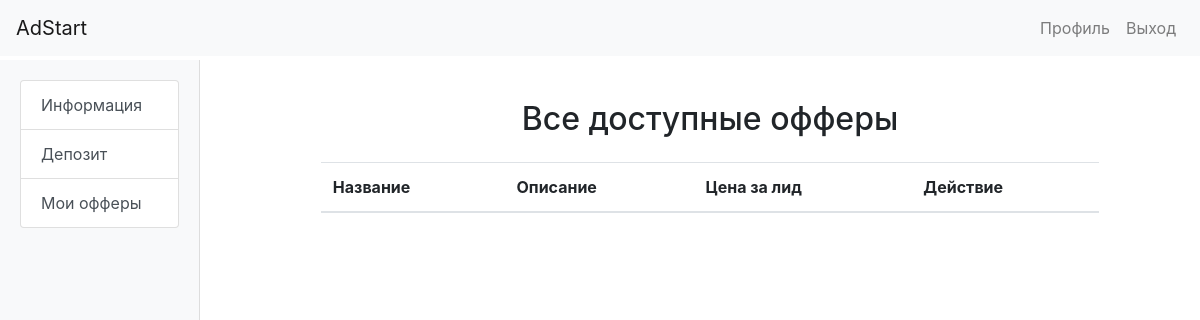
The page /offers/available_offers/ (signed in) on the database as committed earlier.
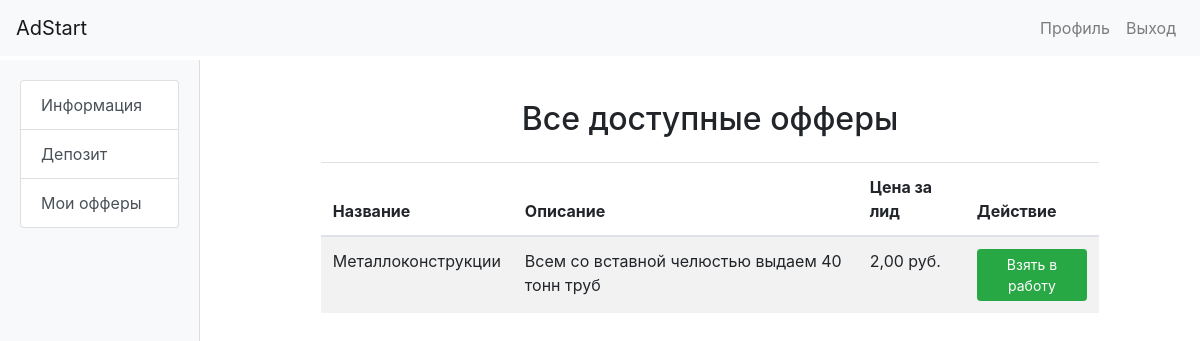
The same page on the database as committed later.
### offers/models.py (models this page shows, shortened)
class Offer(models.Model):
    STATUS_CHOICES = [
        ('registered', 'Регистрация'),
        ('active', 'Активен'),
        ('paused', 'Пауза'),
        ('stopped', 'СТОП'),
    ]
    PUBLIC_STATUS_CHOICES = [
        ('private', 'Закрытый'),
        ('public', 'Публичный'),
    ]
    partner_card = models.ForeignKey(PartnerCard, on_delete=models.CASCADE, related_name='offers')
    logo = models.ImageField(upload_to='offer_logos/', blank=True, null=True, verbose_name='Логотип')
    name = models.CharField(max_length=255, verbose_name='Наименование оффера')
    inn = models.CharField(max_length=12, verbose_name='ИНН', blank=True, null=True)
    contract_number = models.CharField(max_length=50, verbose_name='Номер Договора', default='AUTO_GENERATE')
    contract_date = models.DateField(default=date.today, verbose_name='Дата договора')
    working_hours = models.CharField(max_length=255, blank=True, null=True, verbose_name='Режим работы колл-центра')
    service_description = models.TextField(verbose_name='Описание услуг по офферу')
    geo = models.CharField(max_length=255, blank=True, null=True, verbose_name='ГЕО')
    lead_price = models.DecimalField(max_digits=10, decimal_places=2, verbose_name='Цена за лид', blank=True, null=True)
    status = models.CharField(max_length=20, choices=STATUS_CHOICES, default='registered', verbose_name='Актуальность')
    public_status = models.CharField(max_length=20, choices=PUBLIC_STATUS_CHOICES, default='private', verbose_name='Публичный статус')
    webmaster = models.ForeignKey(Webmaster, on_delete=models.SET_NULL, blank=True, null=True, related_name='offers')
    unique_token = models.UUIDField(default=uuid.uuid4, editable=False, unique=True, verbose_name='Уникальный токен',
                                    help_text='Уникальный токен для определения связи между оффером и вебмастером')
    class Meta:
        verbose_name = 'Оффер'
        verbose_name_plural = 'Офферы'

### offers/views.py (the view)
# urls.py: path('available_offers/', AvailableOffersView.as_view(), name='available_offers'),
class AvailableOffersView(LoginRequiredMixin, ListView):
    model = Offer
    template_name = 'offers/available_offers.html'
    context_object_name = 'offers'
    def get_queryset(self):
        return Offer.objects.filter(public_status='public', status='registered', webmaster=None)

### user_accounts/templatetags/custom_tags.py (called while the page is built)
@register.inclusion_tag('user_accounts/menu.html', takes_context=True)
def load_menu(context):
    user = context['user']
    advertiser_profile = None
    webmaster_profile = None
    if user.is_authenticated:
        try:
            advertiser_profile = Advertiser.objects.get(user=user)
        except Advertiser.DoesNotExist:
            pass
        try:
            webmaster_profile = Webmaster.objects.get(user=user)
        except Webmaster.DoesNotExist:
            pass
    return {
        'user': user,
        'advertiser_profile': advertiser_profile,
        'webmaster_profile': webmaster_profile,
    }

### user_accounts/templates/offers/available_offers.html (shortened to what this page needs)
{% extends "base.html" %}
{% block content %}
<div class="row justify-content-center">
    <div class="col-md-10">
        <h2 class="my-4 text-center">Все доступные офферы</h2>
        <table class="table table-striped">
            <thead>
                <tr>
                    <th>Название</th>
                    <th>Описание</th>
                    <th>Цена за лид</th>
                    <th>Действие</th>
                </tr>
            </thead>
            <tbody>
                {% for offer in offers %}
                    <tr>
                        <td>{{ offer.name }}</td>
                        <td>{{ offer.service_description|truncatewords:20 }}</td>
                        <td>{{ offer.lead_price }} руб.</td>
                        <td>
                            <form method="post" action="{% url 'take_offer' offer.id %}">
                                <button type="submit" class="btn btn-success btn-sm">Взять в работу</button>
                            </form>
                        </td>
                    </tr>
                {% endfor %}
            </tbody>
        </table>
    </div>
</div>
{% endblock %}

Rows that differ between the two databases and show on the page:
added Offer: name "Металлоконструкции", service_description "Всем со вставной челюстью выдаем 40 тонн труб", lead_price "2,00"
